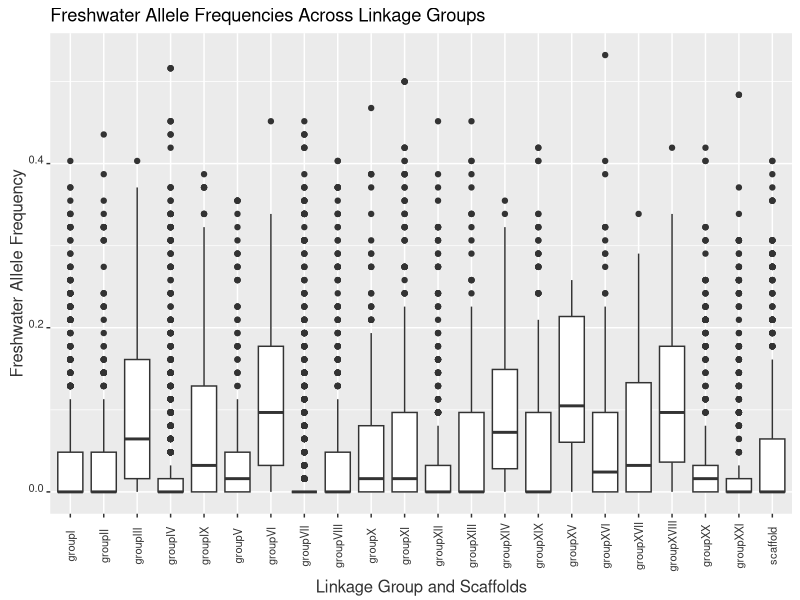

R code for this plot: (Note: this script raises an error after producing the figure.)
# First thing you need to do is to set the working directory 
# And load necessary libraries

library(tidyverse)
library(magrittr)


#******************************************************
# PART1 - ESTABLISHING AND POLISHING THE DATA
#******************************************************

# Read in the data and establish allele fequency variables
# Creating allele frequency column for each population

allele_freqs_raw <- read_csv('All_by_locus.csv')
head (allele_freqs_raw)

## Notice that the first four variable ames in the dataset are
# [1] "Chr"                
# [2] "BP"                 
# [3] "Dataset"            
# [4] "Case" 
## The following variables each correspond to an individual stickleback fish from
## one of three populations
# da02_xxx
# mi17_xxx
# mi23_xxx

# Making a 'tibble' which is a tidy table with a little extra in the header
allele_freqs <- tbl_df(allele_freqs_raw)
print (allele_freqs)

# Now we're going to do some calculations with variables using the function 'mutate'

allele_freqs <- mutate(allele_freqs,
      Da02_fw_allele_freq = (rowSums(allele_freqs[,5:54])/(50*2)),
      Mi17_fw_allele_freq = (rowSums(allele_freqs[,55:104])/(50*2)),
      Mi23_fw_allele_freq = (rowSums(allele_freqs[,105:135])/(31*2)),
      Chr_new = as.factor(gsub("scaffold_[0-9]+", "scaffold", Chr))) 

# now let's look at what happened to the *loaded* dataset 'allele_freqs'

head(allele_freqs)

# these two functions might be more useful
names(allele_freqs)
glimpse(allele_freqs)

# what if you wanted to just get a sense of one variable?

head(allele_freqs$Chr_new)
tail(allele_freqs$Chr_new)

# Filtering data to remove scaffolds and only include cases 1-2-3

allele_freqs_filter <- allele_freqs %>%
  filter(Case == 1 | Case == 2 |Case == 3)
  glimpse(allele_freqs_filter)
  
# What if you wanted to write this new filtered dataset to a file?
  
write.csv(allele_freqs_filter, 'allele_freqs_output.csv', row.names = F)

  
#******************************************************
# PART 2 - SUMMARY STATISTICS ON FRESHWATER ALLELE FREQUENCIES IN MARINE POPS
#******************************************************

# Making summary statistics of the allele frequency by population and chromosome
  
# By chromosome
  allele_freq_summary_chr <- 
  allele_freqs_filter %>%
  group_by(allele_freqs_filter$Chr_new) %>%
  summarise_at(c("Da02_fw_allele_freq", "Mi17_fw_allele_freq", "Mi23_fw_allele_freq"), 
               .funs = c(Median = "median", Mean="mean", SD="sd")) %>%
  write.csv('allele_freq_summary_chr.csv', row.names = F)

# By case
allele_freq_summary_case <- 
  allele_freqs_filter %>%
  group_by(allele_freqs_filter$Case) %>%
  summarise_at(c("Da02_fw_allele_freq", "Mi17_fw_allele_freq", "Mi23_fw_allele_freq"), 
               .funs = c(Median = "median", Mean="mean", SD="sd")) %>%
  write.csv('allele_freq_summary_case.csv', row.names = F)

# By FW population
allele_freq_summary_fwpop <- 
  allele_freqs_filter %>%
  group_by(allele_freqs_filter$Dataset) %>%
  summarise_at(c("Da02_fw_allele_freq", "Mi17_fw_allele_freq", "Mi23_fw_allele_freq"), 
               .funs = c(Median = "median", Mean="mean", SD="sd")) %>%
  write.csv('allele_freq_summary_fwpop.csv', row.names = F)


# By FW population and chromosome
allele_freq_summary_chr_and_fwpop <- 
  allele_freqs_filter %>%
  group_by(allele_freqs_filter$Chr_new, allele_freqs_filter$Dataset) %>%
  summarise_at(c("Da02_fw_allele_freq", "Mi17_fw_allele_freq", "Mi23_fw_allele_freq"), 
               .funs = c(Median = "median", Mean="mean", SD="sd")) %>%
  write.csv('allele_freq_summary_chr_and_fwpop.csv', row.names = F)


          
#******************************************************
# PART 3 - SUMMARY STATISTICS PLOTS OF FRESHWATER ALLELE FREQUENCIES IN MARINE POPS
#******************************************************

##Allele frequency statistic plots pooled across marine populations that match statistics table
# All FW datasets - Da02
# All datasets - Mi23
ggplot(data = allele_freqs_filter) + 
  geom_boxplot(mapping = aes(x = Chr_new, y = Mi23_fw_allele_freq)) +
  theme(axis.text.x = element_text(colour="grey20",size=8,angle=90,hjust=.5,vjust=.5,face="plain"),
        axis.text.y = element_text(colour="grey20",size=8,angle=0,hjust=1,vjust=0,face="plain"),  
        axis.title.x = element_text(colour="grey20",size=12,angle=0,hjust=.5,vjust=0,face="plain"),
        axis.title.y = element_text(colour="grey20",size=12,angle=90,hjust=.5,vjust=.5,face="plain")) +
  xlab("Linkage Group and Scaffolds") +
  ylab("Freshwater Allele Frequency") +
  ggtitle("Freshwater Allele Frequencies Across Linkage Groups") +
  ggsave("Mi23_AF_Boxplots_All_FW_pop_datasets.pdf", width = 6, height = 8, units = "in")

# Split by datasets
# All datasets - Mi23
ggplot(data = allele_freqs_filter) + 
  geom_boxplot(mapping = aes(x = Chr_new, y = Mi23_fw_allele_freq)) +
  theme(axis.text.x = element_text(colour="grey20",size=8,angle=90,hjust=.5,vjust=.5,face="plain"),
        axis.text.y = element_text(colour="grey20",size=8,angle=0,hjust=1,vjust=0,face="plain"),  
        axis.title.x = element_text(colour="grey20",size=12,angle=0,hjust=.5,vjust=0,face="plain"),
        axis.title.y = element_text(colour="grey20",size=12,angle=90,hjust=.5,vjust=.5,face="plain")) +
  facet_wrap(~Dataset, nrow = 3) +
  xlab("Linkage Group and Scaffolds") +
  ylab("Freshwater Allele Frequency") +
  ggtitle("Freshwater Allele Frequencies Across Linkage Groups") +
  ggsave("Mi23_AF_Boxplots_Split_by_FW_pop_datasets.pdf", width = 6, height = 8, units = "in")



